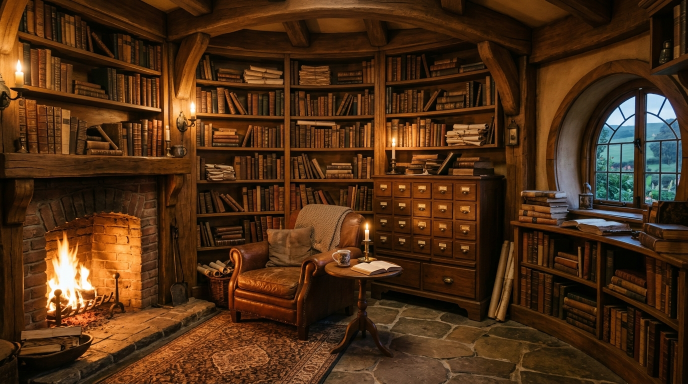
#> input picture src/assets/images/mathoms_bg_1780503285268.png, 1376 x 768 px, given as the content of the folder ../../src/assets/images/mathoms_bg_1780503285268.png, which was not available (shown at 1/2 size)
$ python preparar_frames.py ../../src/assets/images/mathoms_bg_1780503285268.png
#> lines starting #> are read from the running program, lines starting #| are printed output that depends on the picture
"""
Prepara os frames e a música do passeio em frames (frames.html).

Uso (na pasta mathom-house-2):
    pip install pillow            (e, de preferência, o cwebp e o ffmpeg instalados)
    python tools/frames/preparar_frames.py pasta/dos/frames [musica.mp3] [--fps 24]

- pasta/dos/frames: frame_0001.webp … frame_NNNN.webp (ou .png/.jpg), todos do mesmo tamanho;
- musica (opcional): qualquer formato que o ffmpeg leia.

Saída em assets/frames/:
    1920/frame_0001.webp …    paisagem, em três larguras (a página escolhe pela tela)
    1280/…, 960/…
    retrato/…                 a faixa central (3:4, altura cheia), para celulares em pé: eles só
                              baixam o que aparece na tela
    musica.m4a, musica.mp3    a música (AAC sem reconversão, e MP3 de reserva)
    frames.json               quantos frames, fps, tamanhos disponíveis

Compressão: com o cwebp, cada frame recebe a qualidade que precisa para ficar visualmente igual ao
original (PSNR 40 dB): folhagem cheia de detalhe fica maior, paredes lisas ficam pequenas. Sem ele,
o Pillow comprime com qualidade fixa.
Depois, rode tools/frames/rastrear.py para seguir os objetos clicáveis.
"""
import json
import os
import shutil
import subprocess
import sys
import tempfile
from concurrent.futures import ProcessPoolExecutor
from pathlib import Path

from PIL import Image

RAIZ = Path(__file__).resolve().parents[2]
DESTINO = RAIZ / "assets" / "frames"
LARGURAS = (1920, 1280, 960)
RETRATO = 3 / 4                     # proporção da faixa central para telas em pé
CWEBP = shutil.which("cwebp")


def salvar(img, destino):
    if CWEBP:
        with tempfile.TemporaryDirectory() as tmp:
            png = Path(tmp) / "f.png"
            img.save(png)
            subprocess.run([CWEBP, "-quiet", "-m", "6", "-psnr", "40", "-sharp_yuv", "-af", str(png), "-o", str(destino)],
                           check=True)
    else:
        img.save(destino, "WEBP", quality=74, method=6)


def converter(args):
    origem, i = args
    img = Image.open(origem).convert("RGB")
    nome = f"frame_{i:04d}.webp"
    for largura in LARGURAS:
        alt = round(img.height * largura / img.width)
        salvar(img if img.width <= largura else img.resize((largura, alt), Image.LANCZOS), DESTINO / str(largura) / nome)
    w = round(img.height * RETRATO)
    x = (img.width - w) // 2
    salvar(img.crop((x, 0, x + w, img.height)), DESTINO / "retrato" / nome)
    return img.size


def main():
    args = [a for a in sys.argv[1:] if not a.startswith("--")]
    fps = int(sys.argv[sys.argv.index("--fps") + 1]) if "--fps" in sys.argv else 24
    if "--fps" in sys.argv:
        args.remove(str(fps))
    if not args:
        raise SystemExit(__doc__)
    fonte = Path(args[0])
    frames = sorted(p for p in fonte.iterdir() if p.suffix.lower() in (".webp", ".png", ".jpg", ".jpeg"))
    if not frames:
        raise SystemExit(f"Nenhum frame em {fonte}")
    if not CWEBP:
        print("cwebp não encontrado: usando o Pillow (arquivos um pouco maiores)")
    for pasta in [*map(str, LARGURAS), "retrato"]:
        shutil.rmtree(DESTINO / pasta, ignore_errors=True)
        (DESTINO / pasta).mkdir(parents=True)
    with ProcessPoolExecutor(max_workers=os.cpu_count()) as ex:
        tamanhos = list(ex.map(converter, [(p, i + 1) for i, p in enumerate(frames)]))
#> in converter, img is the input picture: PIL image 1376x768 RGB; mean R, G, B 76.9, 46.3, 21.9
#> the loop in converter, `for largura in LARGURAS:` made 3 passes
#> pass 2, in salvar (call 2), `img.save(destino, "WEBP", quality=74, method=6)`:
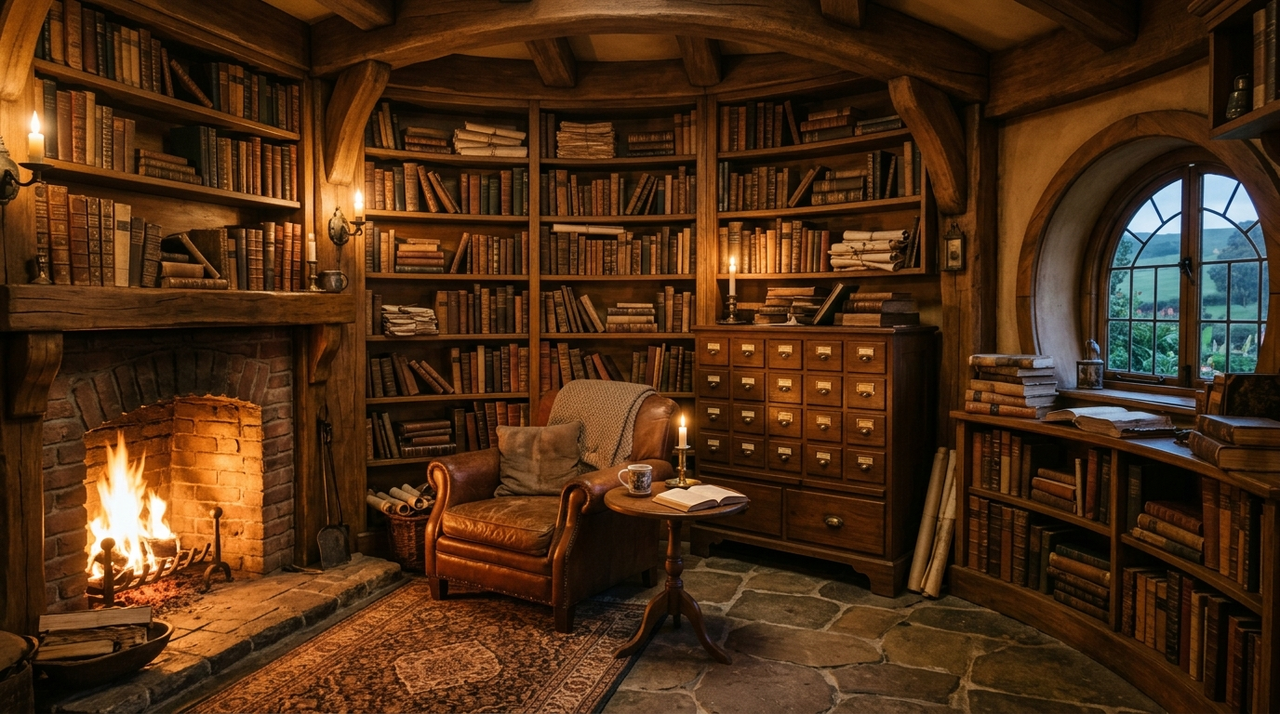
#> saved as frame_0001.webp: PIL image 1280x714 RGB; mean R, G, B 76.9, 46.3, 22
#> in salvar (call 4), `img.save(destino, "WEBP", quality=74, method=6)`:
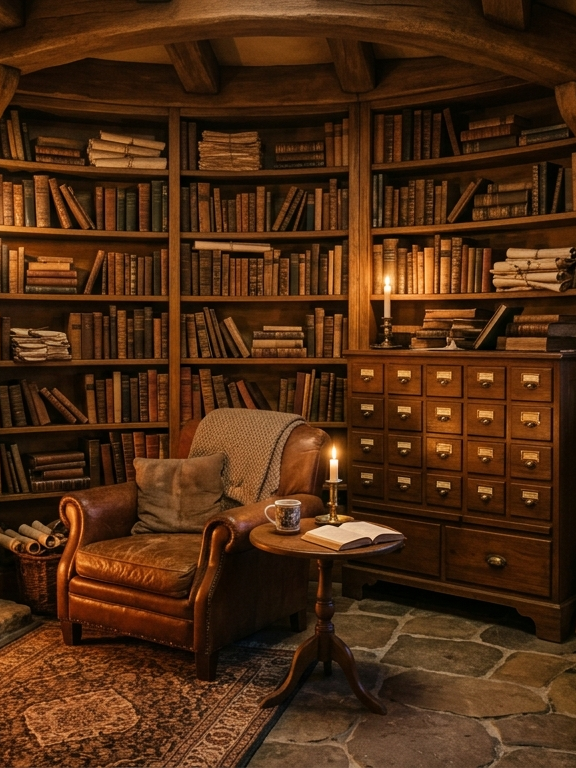
#> saved as frame_0001.webp: PIL image 576x768 RGB; mean R, G, B 77.6, 43.3, 18.2
#> tamanhos = [(1376, 768)]
    w, h = tamanhos[0]
#> w = 1376; h = 768
    if len(args) > 1:
        musica = args[1]
        subprocess.run(["ffmpeg", "-y", "-loglevel", "error", "-i", musica, "-vn", "-c:a", "copy",
                        "-movflags", "+faststart", str(DESTINO / "musica.m4a")], check=True)
        subprocess.run(["ffmpeg", "-y", "-loglevel", "error", "-i", musica, "-vn", "-c:a", "libmp3lame",
                        "-b:a", "160k", str(DESTINO / "musica.mp3")], check=True)
    rw = round(h * RETRATO)
#> rw = 576
    info = {
        "quadros": len(frames), "fps": fps, "largura": w, "altura": h,
        "tamanhos": [l for l in LARGURAS if l <= max(w, LARGURAS[-1])],
        "retrato": {"x": (w - rw) // 2, "largura": rw},
    }
    (DESTINO / "frames.json").write_text(json.dumps(info, indent=1))
    pesos = {p: sum(f.stat().st_size for f in (DESTINO / p).glob("*.webp")) / 1e6 for p in [*map(str, LARGURAS), "retrato"]}
    print(f"{len(frames)} frames {w}×{h} → assets/frames/ ({', '.join(f'{p}: {mb:.1f} MB' for p, mb in pesos.items())})")
#| 1 frames 1376×768 → assets/frames/ (1920: 0.1 MB, 1280: 0.1 MB, 960: 0.1 MB, retrato: 0.1 MB)


if __name__ == "__main__":
    main()

$ run again, on src/assets/images/wright_room_bg_1780503273189.png
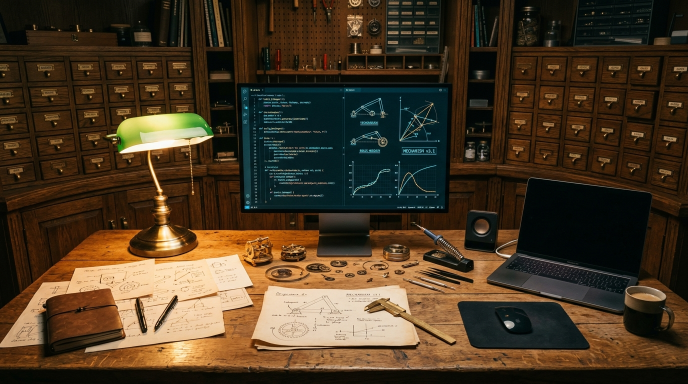
#> input picture src/assets/images/wright_room_bg_1780503273189.png, 1376 x 768 px, given as the content of the folder ../../src/assets/images/wright_room_bg_1780503273189.png, which was not available (shown at 1/2 size)
#> in converter, img is the input picture: PIL image 1376x768 RGB; mean R, G, B 72.5, 56, 35.7
#> the loop in converter, `for largura in LARGURAS:` made 3 passes
#> pass 2, in salvar (call 2), `img.save(destino, "WEBP", quality=74, method=6)`:
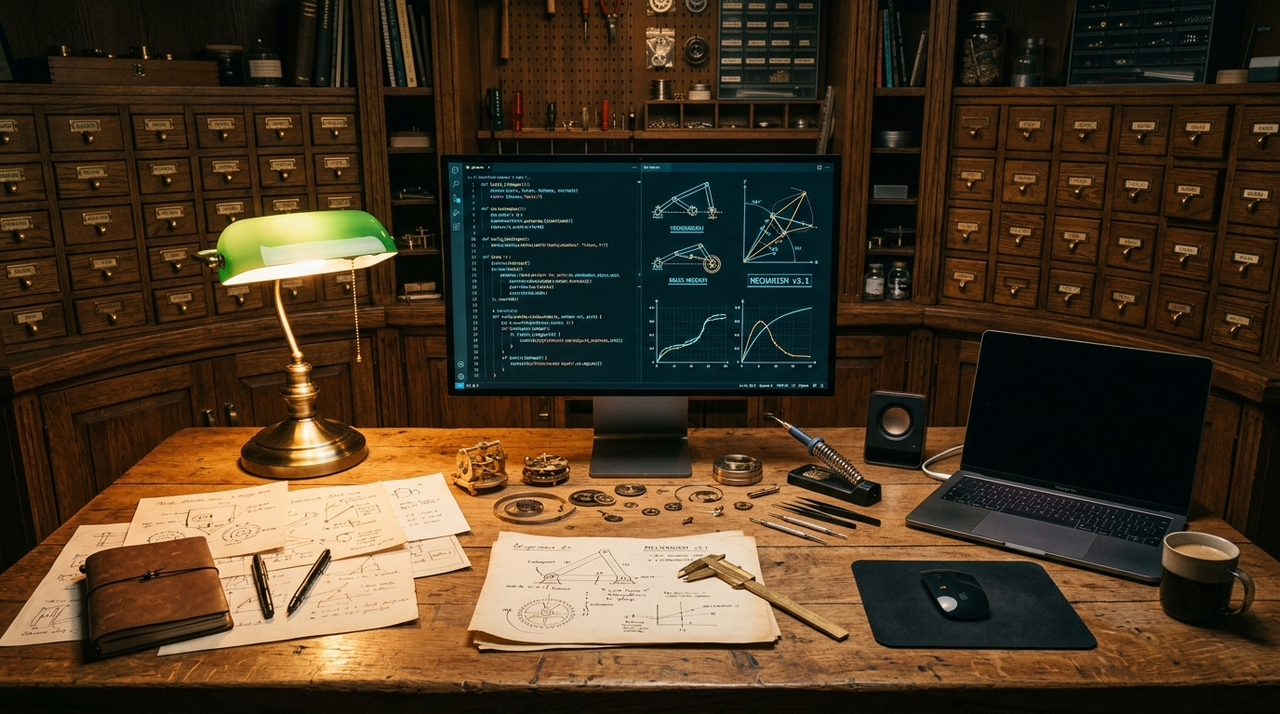
#> saved as frame_0001.webp: PIL image 1280x714 RGB; mean R, G, B 72.5, 56, 35.7
#> in salvar (call 4), `img.save(destino, "WEBP", quality=74, method=6)`:
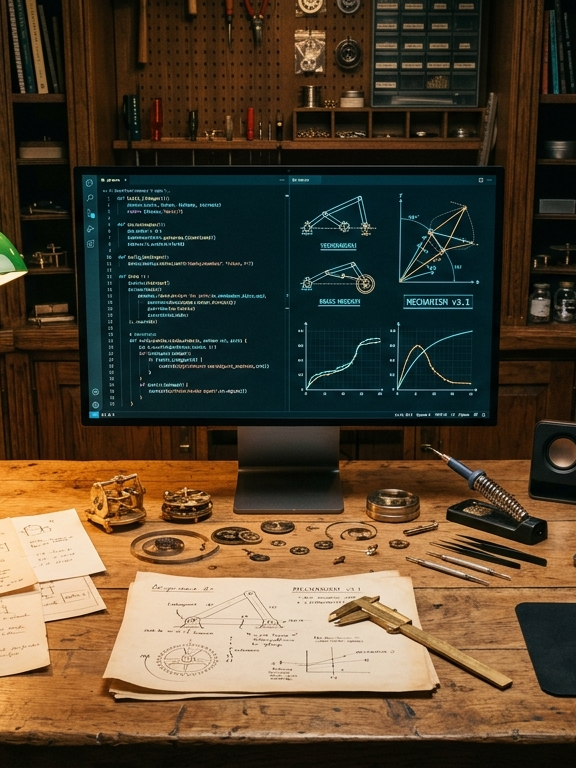
#> saved as frame_0001.webp: PIL image 576x768 RGB; mean R, G, B 80.5, 67.2, 47.8
#| 1 frames 1376×768 → assets/frames/ (1920: 0.1 MB, 1280: 0.1 MB, 960: 0.1 MB, retrato: 0.1 MB)
